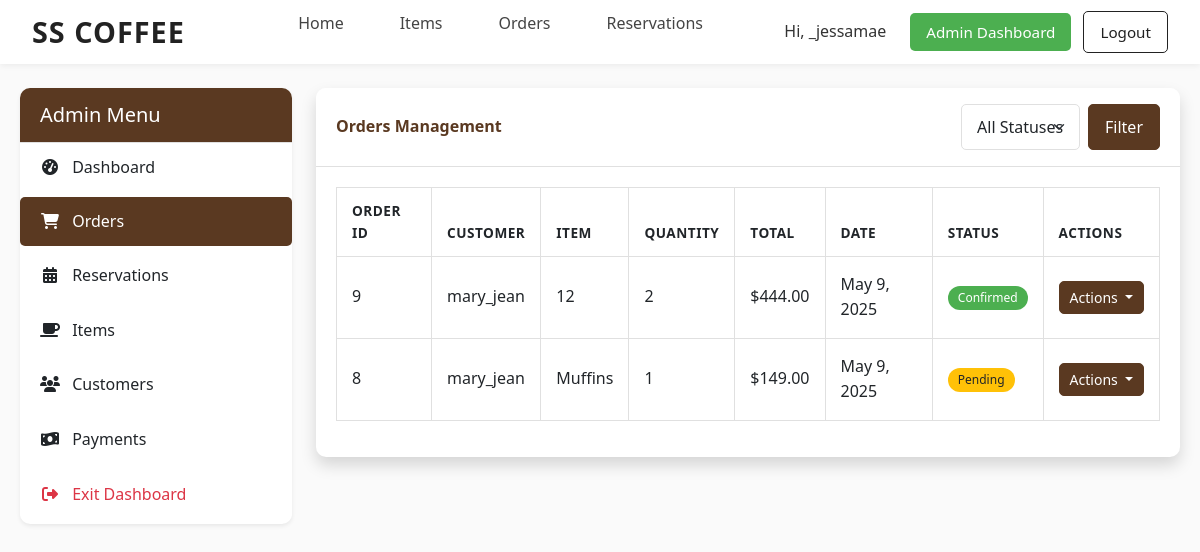
The app's page /admin-dashboard/orders/ (signed in) with its own data.
### core/models.py (models this page shows, shortened)
class CustomUser(AbstractUser):
    pass

class Order(models.Model):
    STATUS_CHOICES = (
        ('pending', 'Pending'),
        ('confirmed', 'Confirmed'),
        ('cancelled', 'Cancelled'),
    )
    item = models.ForeignKey(Item, on_delete=models.CASCADE)
    customer = models.ForeignKey(settings.AUTH_USER_MODEL, on_delete=models.CASCADE, related_name='orders')
    quantity = models.PositiveIntegerField()
    order_date = models.DateField()
    order_time = models.TimeField()
    status = models.CharField(max_length=20, choices=STATUS_CHOICES, default='pending')  # <-- ADD THIS
    @property
    def get_total(self):
        return self.quantity * self.item.price

class Item(models.Model):
    name = models.CharField(max_length=100)
    description = models.TextField()
    price = models.DecimalField(max_digits=6, decimal_places=2)
    image = models.ImageField(upload_to='items/')
    CATEGORY_CHOICES = [
        ('coffee', 'Coffee'),
        ('snack', 'Snack'),
    ]
    category = models.CharField(max_length=20, choices=CATEGORY_CHOICES)

### core/views.py (the view)
# urls.py: path('admin-dashboard/orders/', views.admin_orders, name='admin_orders'),
@user_passes_test(is_admin)
def admin_orders(request):
    status = request.GET.get('status', '')
    if status:
        orders = Order.objects.filter(status=status).order_by('-order_date', '-order_time')
    else:
        orders = Order.objects.all().order_by('-order_date', '-order_time')
    paginator = Paginator(orders, 10)  # Show 10 orders per page
    page = request.GET.get('page', 1)
    orders = paginator.get_page(page)
    return render(request, 'admin/orders.html', {'orders': orders, 'status': status})

### core/views.py (called while the page is built)
def is_admin(user):
    return user.is_authenticated and (user.is_staff or user.is_superuser)

### core/templates/admin/orders.html (shortened to what this page needs)
{% extends 'base.html' %}
{% load static %}
{% block extra_css %}
<link rel="stylesheet" href="{% static 'css/admin/dashboard.css' %}">
{% endblock %}
{% block content %}
<div class="container-fluid mt-4">
    <div class="row">
        <div class="col-md-3">
            <div class="card shadow-sm mb-4">
                <div class="card-header bg-dark text-white">
                    <h5 class="mb-0">Admin Menu</h5>
                </div>
                <div class="list-group list-group-flush">
                    <a href="{% url 'admin_dashboard' %}" class="list-group-item list-group-item-action">
                        <i class="fas fa-tachometer-alt me-2"></i> Dashboard
                    </a>
                    <a href="{% url 'admin_orders' %}" class="list-group-item list-group-item-action active">
                        <i class="fas fa-shopping-cart me-2"></i> Orders
                    </a>
                    <a href="{% url 'admin_reservations' %}" class="list-group-item list-group-item-action">
                        <i class="fas fa-calendar-alt me-2"></i> Reservations
                    </a>
                    <a href="{% url 'admin_items' %}" class="list-group-item list-group-item-action">
                        <i class="fas fa-coffee me-2"></i> Items
                    </a>
                    <a href="{% url 'admin_customers' %}" class="list-group-item list-group-item-action">
                        <i class="fas fa-users me-2"></i> Customers
                    </a>
                    <a href="{% url 'admin_payments' %}" class="list-group-item list-group-item-action">
                        <i class="fas fa-money-bill-wave me-2"></i> Payments
                    </a>
                    <a href="{% url 'home' %}" class="list-group-item list-group-item-action text-danger">
                        <i class="fas fa-sign-out-alt me-2"></i> Exit Dashboard
                    </a>
                </div>
            </div>
        </div>
        <div class="col-md-9">
            <div class="card shadow mb-4">
                <div class="card-header py-3 d-flex flex-row align-items-center justify-content-between">
                    <h6 class="m-0 font-weight-bold text-primary">Orders Management</h6>
                    <div>
                        <form class="d-flex" method="get">
                            <select name="status" class="form-select me-2">
                                <option value="">All Statuses</option>
                            </select>
                            <button type="submit" class="btn btn-primary">Filter</button>
                        </form>
                    </div>
                </div>
                <div class="card-body">
                    <div class="table-responsive">
                        <table class="table table-bordered" id="dataTable" width="100%" cellspacing="0">
                            <thead>
                                <tr>
                                    <th>Order ID</th>
                                    <th>Customer</th>
                                    <th>Item</th>
                                    <th>Quantity</th>
                                    <th>Total</th>
                                    <th>Date</th>
                                    <th>Status</th>
                                    <th>Actions</th>
                                </tr>
                            </thead>
                            <tbody>
                                {% for order in orders %}
                                <tr>
                                    <td>{{ order.id }}</td>
                                    <td>{{ order.customer.username }}</td>
                                    <td>{{ order.item.name }}</td>
                                    <td>{{ order.quantity }}</td>
                                    <td>${{ order.get_total }}</td>
                                    <td>{{ order.order_date }}</td>
                                    <td>
                                        {% if order.status == 'pending' %}
                                        <span class="badge bg-warning">Pending</span>
                                        {% elif order.status == 'confirmed' %}
                                        <span class="badge bg-success">Confirmed</span>
                                        {% elif order.status == 'cancelled' %}
                                        <span class="badge bg-danger">Cancelled</span>
                                        {% endif %}
                                    </td>
                                    <td>
                                        <div class="btn-group">
                                            <button type="button" class="btn btn-sm btn-primary dropdown-toggle" data-bs-toggle="dropdown" aria-expanded="false">
                                                Actions
                                            </button>
                                        </div>
                                    </td>
                                </tr>
                                {% empty %}
                                <tr>
                                    <td colspan="8" class="text-center">No orders found</td>
                                </tr>
                                {% endfor %}
                            </tbody>
                        </table>
                    </div>
                </div>
            </div>
        </div>
    </div>
</div>
{% endblock %}

### core/templates/navbar.html (shortened to what this page needs)
{% load static %}
<nav class="navbar">
  <div class="logo"><a href="{% url 'home' %}">SS Coffee</a></div>
  <ul class="nav-links">
    <li><a href="{% url 'home' %}">Home</a></li>
    <li><a href="{% url 'items' %}">Items</a></li>
    <li><a href="{% url 'orders' %}">Orders</a></li>
    <li><a href="{% url 'reservations' %}">Reservations</a></li>
  </ul>
  <div class="auth-buttons">
    {% if request.user.is_authenticated %}
      <span class="welcome">Hi, {{ request.user.username }}</span>
      {% if request.user.is_staff or request.user.is_superuser %}
        <a href="{% url 'admin_dashboard' %}" class="btn" style="background-color: #4CAF50; color: white; border: none;">Admin Dashboard</a>
      {% endif %}
      <a href="{% url 'logout' %}" class="logout-btn">Logout</a>
    {% else %}
      <button type="button" class="btn login-btn">Login</button>
      <button type="button" class="btn register-btn">Register</button>
    {% endif %}
  </div>
</nav>

### core/static/css/global.css (style rules this page uses)
:root { --primary-color: #5a3921; --primary-light: #8c6d4f; --primary-dark: #3e2816; --secondary-color: #4CAF50; --secondary-light: #80e27e; --secondary-dark: #087f23; --text-dark: #333333; --text-light: #ffffff; --background-light: #f8f9fa; --background-card: #ffffff; --border-color: #e0e0e0; --danger-color: #dc3545; --warning-color: #ffc107; --info-color: #17a2b8; }
body { font-family: 'Poppins', 'Segoe UI', Tahoma, Geneva, Verdana, sans-serif; background-color: var(--background-light); color: var(--text-dark); line-height: 1.6; margin: 0; padding: 0; }
a { color: var(--primary-color); text-decoration: none; transition: color 0.3s ease; }
.container, .container-fluid { padding: 0 20px; }
.text-primary { color: var(--primary-color) !important; }
.btn { padding: 8px 16px; border-radius: 5px; font-weight: 500; transition: all 0.3s ease; }
.btn-primary { background-color: var(--primary-color); border-color: var(--primary-color); color: var(--text-light); }

### core/static/css/admin/dashboard.css (style rules this page uses)
:root { --primary-color: #5a3921; --primary-light: #8c6d4f; --primary-dark: #3e2816; --secondary-color: #4CAF50; --secondary-light: #80e27e; --secondary-dark: #087f23; --text-dark: #333333; --text-light: #ffffff; --background-light: #f8f9fa; --background-card: #ffffff; --border-color: #e0e0e0; --danger-color: #dc3545; --warning-color: #ffc107; --info-color: #17a2b8; }
body { font-family: 'Segoe UI', Tahoma, Geneva, Verdana, sans-serif; background-color: var(--background-light); color: var(--text-dark); line-height: 1.6; }
.container-fluid { padding: 0 20px; }
.card { border: none; border-radius: 10px; box-shadow: 0 4px 6px rgba(0, 0, 0, 0.1); margin-bottom: 24px; background-color: var(--background-card); transition: transform 0.3s ease, box-shadow 0.3s ease; }
.card-header { border-bottom: 1px solid var(--border-color); padding: 15px 20px; font-weight: 600; background-color: var(--background-card); border-radius: 10px 10px 0 0 !important; }
.card-header.bg-dark { background-color: var(--primary-color) !important; color: var(--text-light); }
.card-body { padding: 20px; }
.list-group-item { border: none; padding: 12px 20px; margin-bottom: 5px; border-radius: 5px !important; transition: all 0.3s ease; }
.list-group-item.active { background-color: var(--primary-color); border-color: var(--primary-color); }
.list-group-item i { margin-right: 10px; width: 20px; text-align: center; }
.list-group-item.text-danger { color: var(--danger-color) !important; }
.text-primary { color: var(--primary-color) !important; }
.font-weight-bold { font-weight: 600 !important; }
.table { width: 100%; margin-bottom: 1rem; color: var(--text-dark); vertical-align: middle; }
.table th { padding: 12px 15px; border-top: none; border-bottom: 2px solid var(--border-color); font-weight: 600; text-transform: uppercase; font-size: 0.85rem; letter-spacing: 0.5px; }
.table td { padding: 15px; vertical-align: middle; border-top: 1px solid var(--border-color); }
.table-bordered { border: 1px solid var(--border-color); }
.table-bordered th, .table-bordered td { border: 1px solid var(--border-color); }
.table-responsive { overflow-x: auto; -webkit-overflow-scrolling: touch; }
.badge { padding: 6px 10px; font-weight: 500; border-radius: 30px; }
.bg-warning { background-color: var(--warning-color) !important; color: #212529; }
.bg-success { background-color: var(--secondary-color) !important; }
.btn { padding: 8px 16px; border-radius: 5px; font-weight: 500; transition: all 0.3s ease; }
.btn-primary { background-color: var(--primary-color); border-color: var(--primary-color); }
.btn-sm { padding: 5px 10px; font-size: 0.875rem; }
.form-select { padding: 10px 15px; border: 1px solid var(--border-color); border-radius: 5px; height: auto; }

### records on screen
CustomUser: user.username "_jessamae"
Order: id "9", customer.username "mary_jean", item.name "12", quantity "2", get_total "444.00", order_date "May 9, 2025", status "Confirmed"
Order: id "8", customer.username "mary_jean", item.name "Muffins", quantity "1", get_total "149.00", order_date "May 9, 2025", status "Pending"
